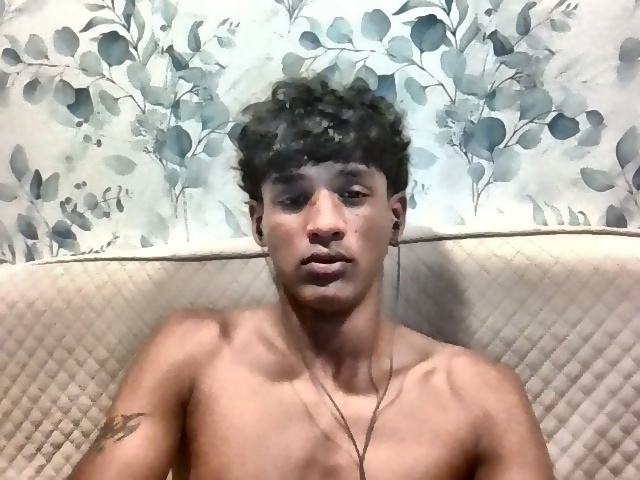
#> input picture db/12.jpg, 640 x 480 px
$ python -i util.py   (imports and definitions only)
#> lines starting #> are read from the running program, lines starting #| are printed output that depends on the picture
#> further down, picture is the input picture: shape (480, 640, 3); mean B, G, R 158.7, 169, 181
import os
import tkinter as tk
from tkinter import messagebox
import cv2
import numpy as np
from deepface import DeepFace

DEEPFACE_MODEL       = 'ArcFace'
DEEPFACE_BACKEND     = 'retinaface'
DISTANCE_METRIC      = 'cosine'
CONFIDENCE_THRESHOLD = 0.45


def preprocess_face(img_bgr: np.ndarray) -> np.ndarray:
    if img_bgr is None:
        return img_bgr

    lab   = cv2.cvtColor(img_bgr, cv2.COLOR_BGR2LAB)
#> lab: shape (480, 640, 3); mean of channels 0, 1, 2 177.1, 131.1, 135.3
    l, a, b = cv2.split(lab)
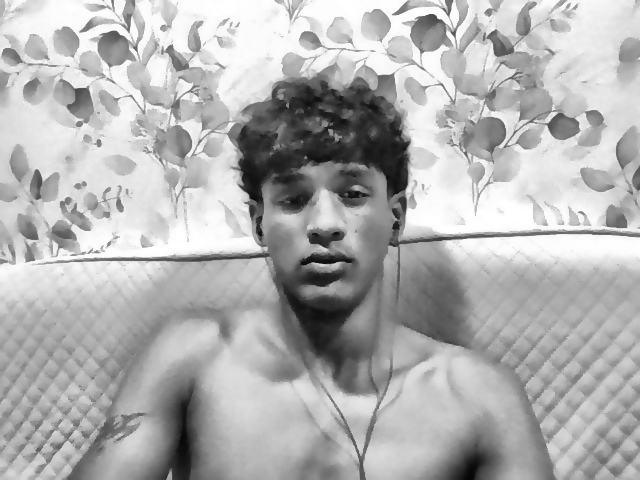
#> l: shape (480, 640); min 5, max 255, mean 177.1
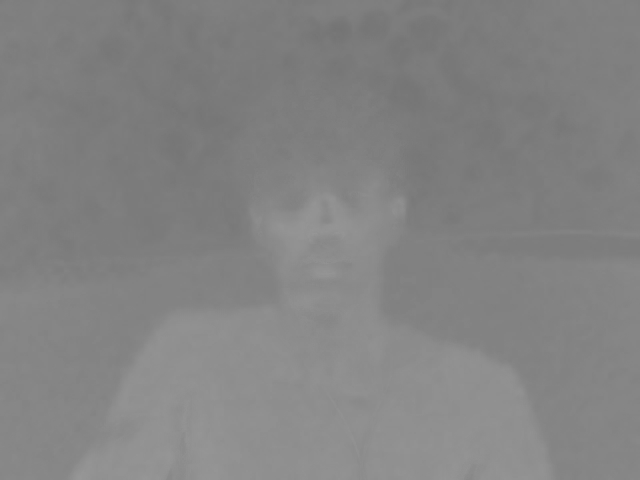
#> a: shape (480, 640); min 115, max 151, mean 131.1

    mean_l = float(np.mean(l))
#> mean_l = 177.1
    clip   = 2.5 if mean_l < 100 else 1.8
#> clip = 1.8
    clahe  = cv2.createCLAHE(clipLimit=clip, tileGridSize=(8, 8))
    l_eq   = clahe.apply(l)
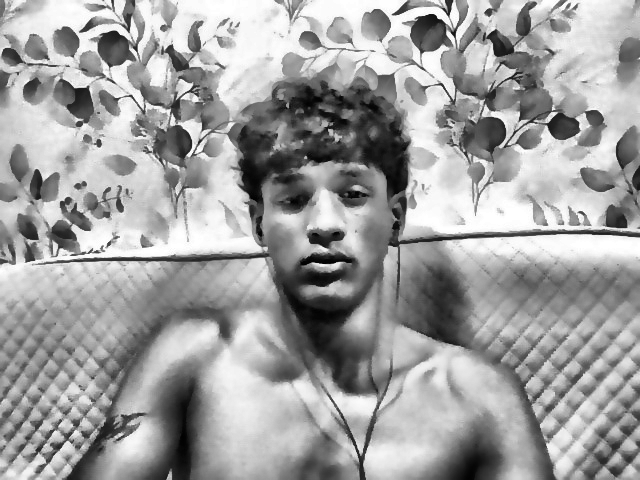
#> l_eq: shape (480, 640); min 1, max 255, mean 160.1

    lab_eq = cv2.merge([l_eq, a, b])
#> lab_eq: shape (480, 640, 3); mean of channels 0, 1, 2 160.1, 131.1, 135.3
    img_out = cv2.cvtColor(lab_eq, cv2.COLOR_LAB2BGR)
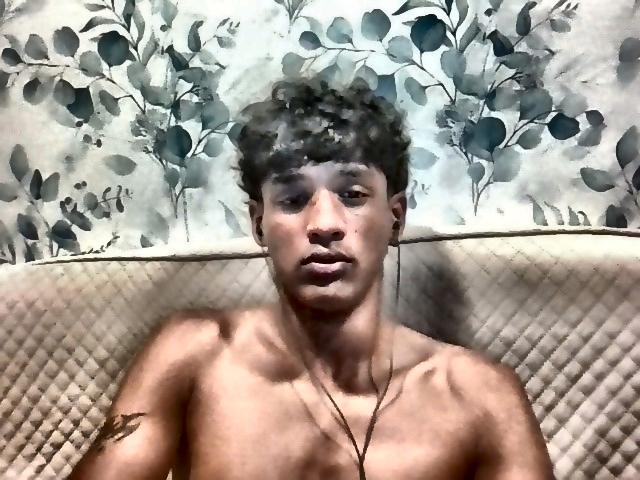
#> img_out: shape (480, 640, 3); mean B, G, R 141.9, 152.1, 163.5

    img_out = cv2.bilateralFilter(img_out, d=7, sigmaColor=50, sigmaSpace=50)

    if mean_l < 80:
        gamma  = 1.3
        lut    = np.array([min(255, int((i / 255.0) ** (1.0 / gamma) * 255))
                           for i in range(256)], dtype=np.uint8)
        img_out = cv2.LUT(img_out, lut)

    return img_out


# [14 lines left out: functions multi_exposure, get_button, not called in this run]

def get_img_label(window):
    return tk.Label(window)

# [4 lines left out: function get_text_label, not called in this run]

def get_entry_text(window):
    return tk.Text(window, height=2, width=15, font=("Arial", 32))

def msg_box(title, description):
    messagebox.showinfo(title, description)


# [44 lines left out: function recognize, not called in this run]

>>> import cv2
>>> picture = cv2.imread('db/12.jpg')
>>> result = preprocess_face(picture)

$ run again, on db/68.jpg
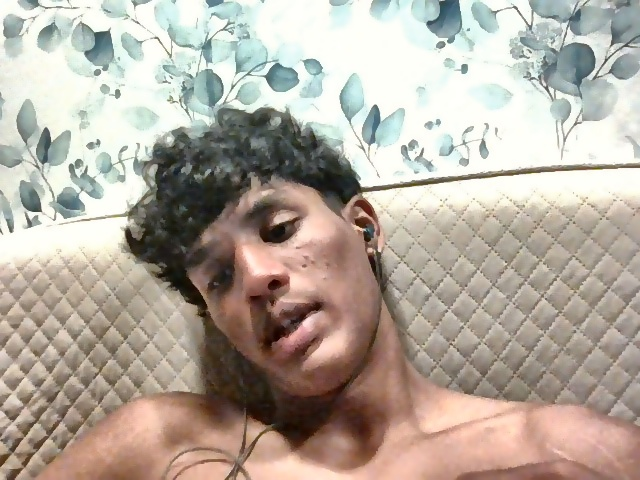
#> input picture db/68.jpg, 640 x 480 px
#> picture is the input picture: shape (480, 640, 3); mean B, G, R 159, 170.3, 180.3
#> lab: shape (480, 640, 3); mean of channels 0, 1, 2 177.3, 130.2, 135.5
#> in preprocess_face, `l, a, b = cv2.split(lab)`:
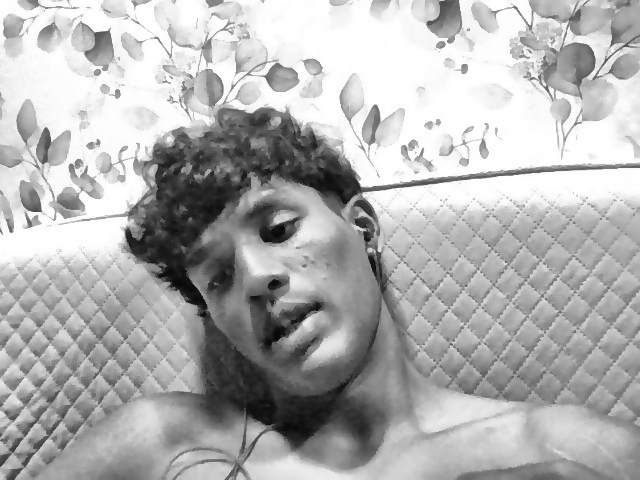
#> l: shape (480, 640); min 5, max 255, mean 177.3
#> mean_l = 177.3
#> clip = 1.8
#> lab_eq: shape (480, 640, 3); mean of channels 0, 1, 2 163.4, 130.2, 135.5
#> in preprocess_face, `img_out = cv2.cvtColor(lab_eq, cv2.COLOR_LAB2BGR)`:
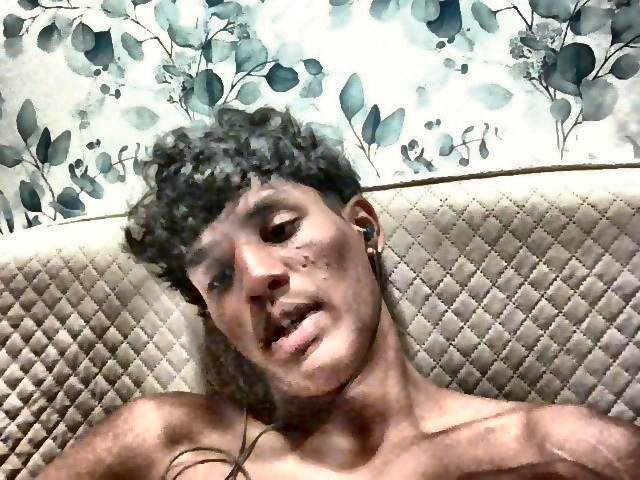
#> img_out: shape (480, 640, 3); mean B, G, R 145.5, 156.6, 166.2
